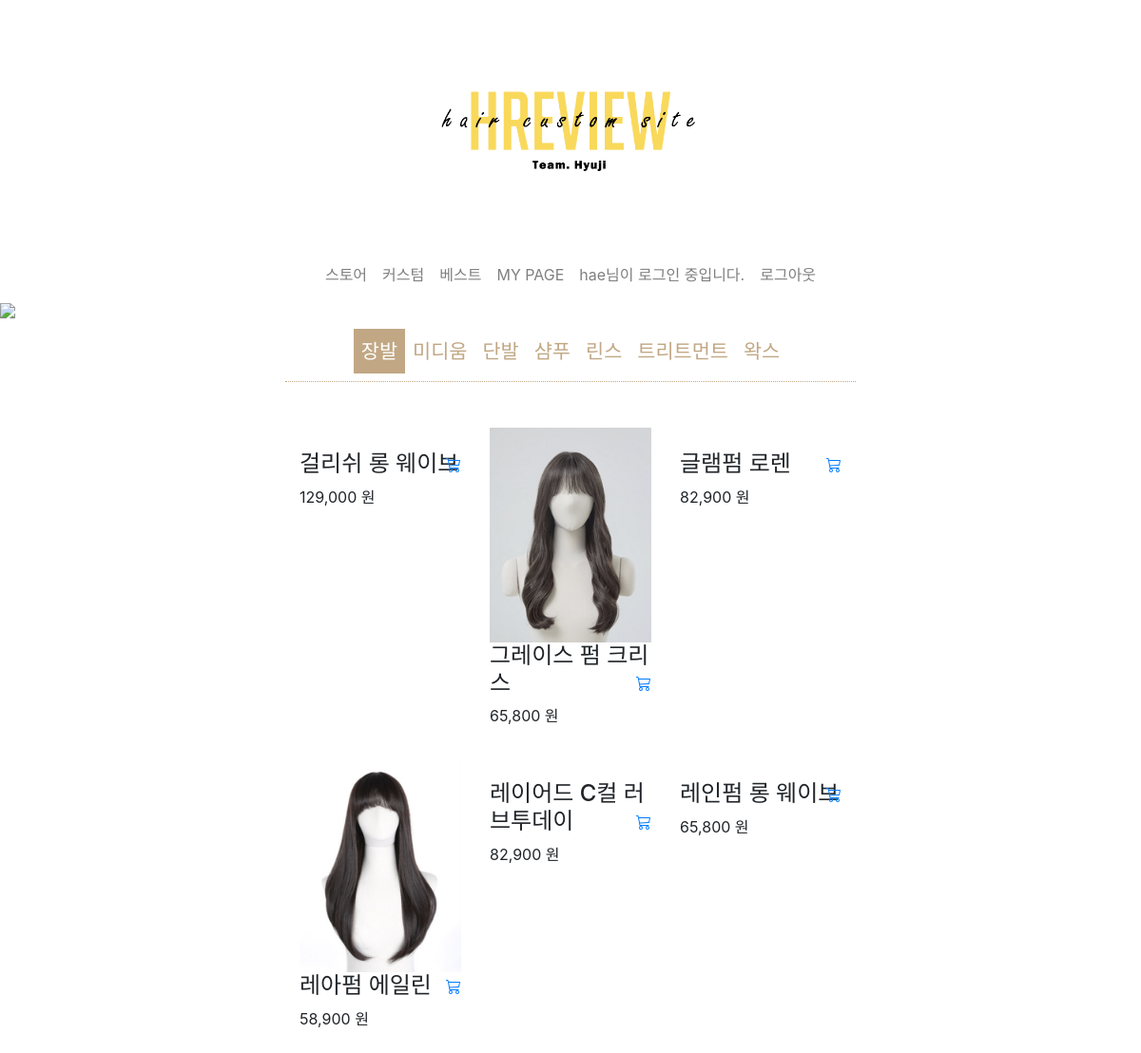
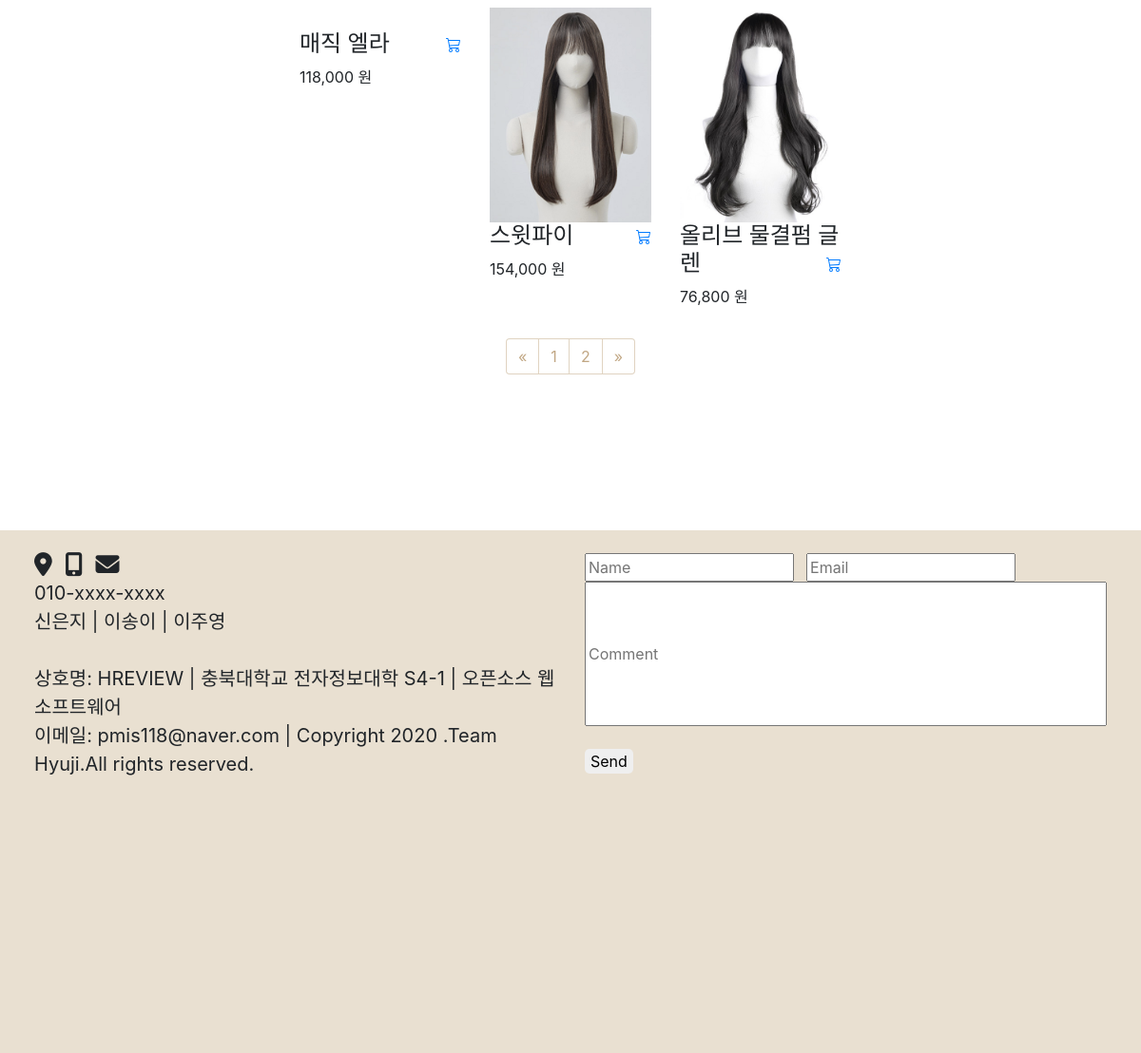
Page /hyuzi/store/product_list/1 (signed in) on the committed database (2 pictures, top to bottom).
### hyuzi/models.py (models this page shows, shortened)
class User(AbstractBaseUser,PermissionsMixin):
    objects = UserManager()
    email = models.EmailField(max_length=255,unique=True)
    nickname = models.CharField(max_length=100,null=False, unique=True)
    username = models.CharField(max_length=100, blank=True, unique=True)
    address = models.CharField(max_length=300, blank=True, unique=True)
    phone=models.CharField(max_length=11, blank=True, unique=True)
    is_active = models.BooleanField(default=True)
    is_admin = models.BooleanField(default=False)
    is_superuser = models.BooleanField(default=False)
    is_staff = models.BooleanField(default=False)
    date_joined = models.DateTimeField(auto_now_add=True)
    USERNAME_FIELD = 'username'
    REQUIRED_FIELDS = ['email', 'nickname', 'address', 'phone']

class Product(models.Model):
    name = models.CharField(max_length=300, unique=True)
    category = models.ForeignKey(Category, on_delete=models.CASCADE)
    price = models.DecimalField(max_digits=10, decimal_places=0)
    sold = models.IntegerField(blank=True, null=True)
    image = models.ImageField(upload_to="image", blank=True)
    description = models.TextField(blank=True, null=True)
    slug = models.SlugField(max_length=200, unique=True)
    class Meta:
        ordering = ('name', )
        verbose_name = 'product'
        verbose_name_plural = 'products'

### hyuzi/views.py (the view)
# urls.py: path('store/product_list/<category_id>', views.product_list, name='category'),
def product_list(request, category_id):
    category = get_object_or_404(Category, id=category_id)
    product_all = Product.objects.filter(category_id=category).all()
    page_numbers_range = 9
    paginator = Paginator(product_all,page_numbers_range)
    page = request.GET.get('page')
    products = paginator.get_page(page)
    current_page = int(page) if page else 1
    start_index = int((current_page - 1) / page_numbers_range) * page_numbers_range
    end_index = start_index + page_numbers_range
    page_range = paginator.page_range[start_index:end_index]
    return render(request, 'hyuzi/product_list.html',{'product_all':product_all, 'category':category, 'products':products, 'page_range':page_range, 'paginator':paginator })

### hyuzi/context_processors.py (called while the page is built)
def counter(request):
    item_count = 0
    if 'admin' in request.path:
        return {}
    else:
        try:
            cart = Cart.objects.filter(cart_id = _cart_id(request))
            cart_items = CartItem.objects.all().filter(cart=cart[:1])
            for cart_item in cart_items:
                item_count += cart_item.quantity
        except ObjectDoesNotExist:
            item_count = 0
    return dict(item_count = item_count)

### hyuzi/views.py (called while the page is built)
def _cart_id(request):
    cart = request.session.session_key
    if not cart:
        cart = request.session.create()
    return cart

### hyuzi/templates/hyuzi/product_list.html (shortened to what this page needs)
{% extends 'base.html' %}
{% load static %}
{% load humanize %}
{% block content %}
<div>
    {% if category.name == '장발' %}
    <img src="{% static 'img/long-store-main.jpg' %}" width="1920px">
    {% endif %}
</div>
<nav class="navbar store-nav navbar-expand-lg">
  <div class="collapse navbar-collapse justify-content-center" id="navbarTogglerDemo01">
      <ul class="navbar-nav">
          {% if category.name == '장발' %}
          <li><a class="nav-item nav-link active" href="{% url 'category' 1 %}">장발</a></li>
          {% else %}
          <li><a class="nav-item nav-link" href="{% url 'category' 1 %}">장발</a></li>
          {% endif %}
          {% if category.name == '미디움' %}
          <li><a class="nav-item nav-link active" href="{% url 'category' 2 %}">미디움</a></li>
          {% else %}
          <li><a class="nav-item nav-link" href="{% url 'category' 2 %}">미디움</a></li>
          {% endif %}
          {% if category.name == '단발' %}
          <li><a class="nav-item nav-link active" href="{% url 'category' 3 %}">단발</a></li>
          {% else %}
          <li><a class="nav-item nav-link" href="{% url 'category' 3 %}">단발</a></li>
          {% endif %}
          {% if category.name == '샴푸' %}
          <li><a class="nav-item nav-link active" href="{% url 'category' 4 %}">샴푸</a></li>
          {% else %}
          <li><a class="nav-item nav-link" href="{% url 'category' 4 %}">샴푸</a></li>
          {% endif %}
          {% if category.name == '린스' %}
          <li><a class="nav-item nav-link active" href="{% url 'category' 5 %}">린스</a></li>
          {% else %}
          <li><a class="nav-item nav-link" href="{% url 'category' 5 %}">린스</a></li>
          {% endif %}
          {% if category.name == '트리트먼트' %}
          <li><a class="nav-item nav-link active" href="{% url 'category' 6 %}">트리트먼트</a></li>
          {% else %}
          <li><a class="nav-item nav-link" href="{% url 'category' 6 %}">트리트먼트</a></li>
          {% endif %}
          {% if category.name == '왁스' %}
          <li><a class="nav-item nav-link active" href="{% url 'category' 7 %}">왁스</a></li>
          {% else %}
          <li><a class="nav-item nav-link" href="{% url 'category' 7 %}">왁스</a></li>
          {% endif %}
      </ul>
  </div>
</nav>
<div class="container mt-5 pb-5" style="width: 50%">
    <div class="row portfolio-container" data-aos="fade-up" data-aos-delay="400">
            {% for product in products %}
                {% if product.category == category %}
                <div class="col-lg-4 col-md-6 portfolio-item filter-app">
                    <div class="portfolio-wrap">
                        {% if product.image %}
                      <img src="{{ product.image.url }}" class="img-fluid" alt="">
                        {% endif %}
                      <div class="portfolio-info">
                        <h4>{{ product.name }}</h4>
                        <p>{{ product.price|intcomma }} 원</p>
                          <a href="{% url 'add_cart' product.id %}"></a>
                      </div>
                    </div>
                  </div>
                {% endif %}
            {% endfor %}
    </div>
    <nav aria-label="Page navigation example">
      <ul class="pagination justify-content-center">
          {% if products.has_previous %}
          <li class="page-item"> <a class="page-link" href="?page={{ products.previous_page_number }}"><span>&laquo;</span></a> </li>
          {% else %}
          <li class="page-item disabled"><a class="page-link" href="#"><span>&laquo;</span> </a> </li>
          {% endif %}
          {% for page in paginator.page_range %}
          <li {% if posts.number == page %} class="page-item active" {% endif %}>
            <a class="page-link" href="?page={{ page }}"><span>{{ page }}</span></a>
          </li>
          {% endfor %}
          {% if products.has_next %}
          <li class="page-item">
              <a class="page-link" href="?page={{ products.next_page_number }}">
                  <span>&raquo;</span>
              </a>
          </li>
          {% else %}
          <li class="page-item disabled">
              <a class="page-link" href="#">
                  <span>&raquo;</span>
              </a>
          </li>
          {% endif %}
      </ul>
    </nav>
</div>
{% endblock content %}

### templates/base.html (shortened to what this page needs)
{% load static %}
<!DOCTYPE html>
<html lang="en">
<head>
  <link rel="stylesheet" href="https://stackpath.bootstrapcdn.com/bootstrap/4.1.3/css/bootstrap.min.css">
</head>
<body>
  <div class="jumbotron text-center mb-0">
    <a href = "{% url 'main' %}">
      <img src="/static/img/hreviewlogo.png" style="width:25%;height:20%;">
  </div>
  <nav class="navbar navbar-expand-lg sticky-top navbar-light bg-white" id="main-navbar">
    <div class="collapse navbar-collapse" id="navbarNav">
      <ul class="navbar-nav centered justify-content-center">
          <li class="nav-item">
            <a class="nav-link" href="{% url 'category' 1 %}">스토어</a>
          </li>
          <li class="nav-item">
              <a class="nav-link" href="{% url 'custom' %}">커스텀</a>
          </li>
          <li class="nav-item">
              <a class="nav-link" href="{% url 'best' %}">베스트</a>
          </li>
          <li class="nav-item">
            <a class="nav-link" href="{% url 'mypage' %}">MY PAGE</a>
        </li>
        {% if user.is_authenticated %}
        <li class="nav-item">
          <a class="nav-link" href="#">{{ user.nickname }}님이 로그인 중입니다.</a>
        </li>
        <li>
          <a class="nav-link" href="{% url 'logout' %}">로그아웃</a>
        </li>
        {% endif %}
      </ul>
    </div>
  </nav>
    <div>
        {% block content %}
        {% endblock content %}
    </div>
    <div id="footer">
      <div class="row">
        <div class="col-sm-6">
        <i style="font-size:25px;" class="fas fa-map-marker-alt"></i>&nbsp;&nbsp;
        <i style="font-size:25px;" class="fas fa-mobile-alt"></i>&nbsp;&nbsp;
        <i style="font-size:25px;" class="fas fa-envelope"></i>
        <p style="font-size: 20px">010-xxxx-xxxx<br>
          신은지 | 이송이 | 이주영 <br><br>
          상호명: HREVIEW | 충북대학교 전자정보대학 S4-1 | 오픈소스 웹 소프트웨어<br>
          이메일: pmis118@naver.com | Copyright 2020 .Team Hyuji.All rights reserved.<br>
        </div>
        <div class="col-sm-6">
          <input type="text" style="width:40%;" placeholder="Name">&nbsp;&nbsp;
          <input type="text" style="width:40%;" placeholder="Email"><br>
          <input type="text" style="width:100%; height:60%" placeholder="Comment"><br><br>
          <button type="submit" id="send">Send</button>
        </div>
      </div>
    </div>
</body>
</html>

### templates/base.html (style rules this page uses)
#main-navbar { padding: .4% 10% .4% 10%; }
.jumbotron { background-color: #fff; }
.centered { width: 100%; text-align: center; }
#footer { position: absolute; margin-top: 100px; bottom: 100; width: 100%; height: 25%; background: #e9e0d1; padding: 2% 3% 2% 3%; }
#send { border: none; border-radius: 5px; }

### hyuzi/templates/hyuzi/product_list.html (style rules this page uses)
div img { width: 100%; }
.portfolio-wrap svg.bi-cart3 { background : none; border: none; display: inline; position: relative; bottom: 70px; float: right; }
li.page-item.disabled a.page-link { border: 1px solid rgba(193,167,132,0.5); text-decoration: none; color: #c1a784; }
a.page-link { border: 1px solid rgba(193,167,132,0.5); text-decoration: none; color: #c1a784; }
.store-nav { margin: 0% 25% 0% 25%; border-bottom: 1px dotted #c1a784; }
.store-nav .nav-link { text-decoration: none; color: #c1a784; font-size: 1.3em; }
.store-nav .nav-link.active { text-decoration: noen; padding: 8px; vertical-align: center; font-size: 1.3em; background-color: rgba(193,167,132); color: #ffffff; }

### rows in the picture
User: nickname "hae"
Product: name "걸리쉬 롱 웨이브", price "129,000"
Product: image (picture), name "그레이스 펌 크리스", price "65,800"
Product: name "글램펌 로렌", price "82,900"
Product: image (picture), name "레아펌 에일린", price "58,900"
Product: name "레이어드 C컬 러브투데이", price "82,900"
Product: name "레인펌 롱 웨이브", price "65,800"
Product: name "매직 엘라", price "118,000"
Product: image (picture), name "스윗파이", price "154,000"
Product: image (picture), name "올리브 물결펌 글렌", price "76,800"

### other values in the picture
{{ page }} "1" "2"
